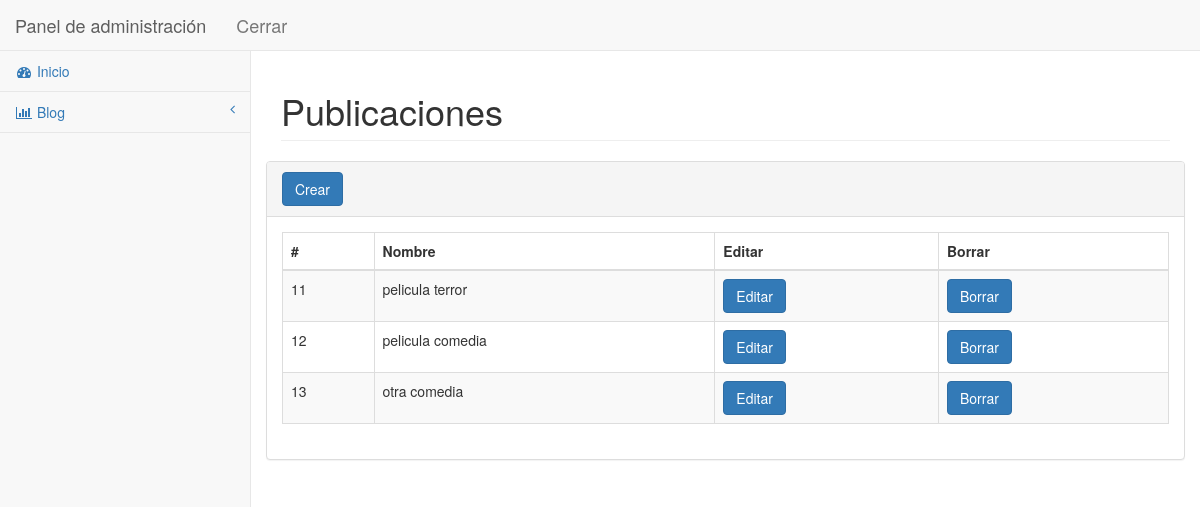
/admin/post.php (signed in), run on an earlier commit of the app's database.
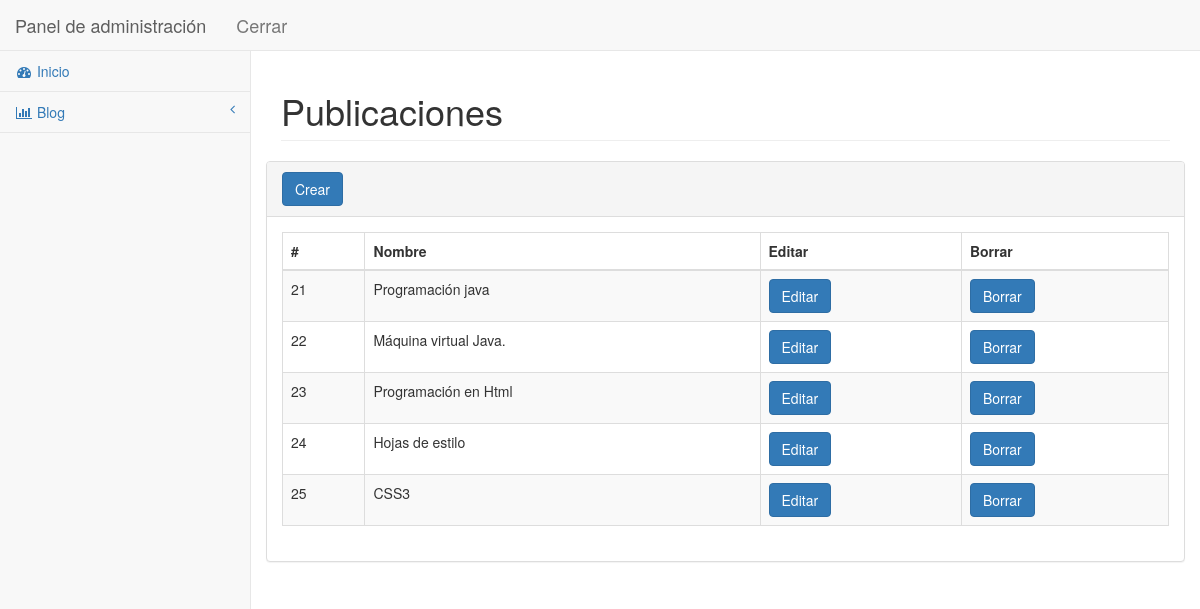
And on a later commit of the database.
### tables this page shows
CREATE TABLE IF NOT EXISTS `post` (
  `id_post` int(11) NOT NULL AUTO_INCREMENT,
  `id_category` int(11) NOT NULL,
  `title_post` varchar(35) NOT NULL,
  `body_post` text NOT NULL,
  `tag_post` varchar(60) DEFAULT NULL,
  `image_post` varchar(255) NOT NULL,
  `date_post` timestamp NOT NULL DEFAULT CURRENT_TIMESTAMP ON UPDATE CURRENT_TIMESTAMP,
  PRIMARY KEY (`id_post`)
);

### admin/include/config.php (called while the page is built, shortened)
<?php
	$base_url = "http://localhost/blog/admin/";
?>

### admin/post.php (the view, shortened to what this page needs)
<?php include "/include/config.php"; ?>
<?php if (!isset($_SESSION['user_name'])){?>
	<?php header("Location:index.php");?>
<?php  } else {?>
<!DOCTYPE html>
<html lang="en">
<head>
    <link href="bower_components/bootstrap/dist/css/bootstrap.min.css" rel="stylesheet">
    <link href="bower_components/metisMenu/dist/metisMenu.min.css" rel="stylesheet">
    <link href="dist/css/timeline.css" rel="stylesheet">
    <link href="dist/css/sb-admin-2.css" rel="stylesheet">
    <link href="bower_components/morrisjs/morris.css" rel="stylesheet">
    <link href="bower_components/fontawesome/css/font-awesome.min.css" rel="stylesheet" type="text/css">
</head>
<body>
    <div id="wrapper">
        <nav class="navbar navbar-default navbar-static-top" role="navigation" style="margin-bottom: 0">
		      <?php include "/include/header.php"; ?>
		      <?php include "/include/aside_left.php"; ?>
        </nav>
        <div id="page-wrapper">
            <div class="row">
                <div class="col-lg-12">
                    <h1 class="page-header">Publicaciones</h1>
                </div>
            </div>
            <div class="row"
                  <div class="col-lg-12">
                	<?php $sql="SELECT * FROM post"?>
                	<div class="panel panel-default">
                		<div class="panel-heading">
                           <a href= "<?php echo $base_url. "new_post.php" ?>" class="btn btn-primary"> Crear</a>
                        </div>
                        <?php if ($result =$mysqli -> query ($sql)){ ?>
                        	 <?php if ($result -> num_rows >0){?>
			                        <div class="panel-body">
			                        	<div class="dataTable_wrapper">
			                        		<table class="table table-striped table-bordered table-hover" id="dataTables-example">
			                        			<thead>
			                                        <tr>
			                                            <th>#</th>
			                                            <th>Nombre</th>
			                                            <th>Editar</th>
			                                            <th>Borrar</th>
			                                        </tr>
			                                    </thead>
			                                     <tbody>
			                                     	<?php while ($row = $result -> fetch_array ()){ ?>
			                                     	<tr class="odd gradeX">
			                                            <td><?php echo $row["id_post"]?></td>
			                                            <td><?php echo $row["title_post"]?></td>
			                                            <td class="center"><a href="<?php echo $base_url."edit_post.php?id_post=".$row["id_post"]?>" class="btn btn-primary">Editar</a></td>
			                                            <td class="center"><a href="<?php echo $base_url."delete_post.php?id_post=".$row["id_post"]?>" class="btn btn-primary">Borrar</a></td>
			                                        </tr>
			                                     	<?php } ?>
			                                     </tbody>
			                        		</table>
			                        	</div>
			                        </div>
			             	<?php }else{ ?>
	                          No hay categorías creadas.
	                        <?php } ?>
                        <?php }else{ ?>
                          Error en la consulta <?php echo $sql.$mysqli -> error(); ?>
                        <?php } ?>
                	</div>
                </div>
            </div>
        </div>
</body>
</html>
<?php } ?>

### admin/include/header.php (shortened to what this page needs)
 <div class="navbar-header">
    <a class="navbar-brand" href="<?php echo $base_url?>index.php">Panel de administración</a>
    <a href="<?php echo $base_url?>logout.php" class="navbar-brand">Cerrar</a>
</div>

### admin/include/aside_left.php (shortened to what this page needs)
 <div class="navbar-default sidebar" role="navigation">
    <div class="sidebar-nav navbar-collapse">
        <ul class="nav" id="side-menu">
            <li>
                <a href="<?php echo $base_url. "index.php" ?>"><i class="fa fa-dashboard fa-fw"></i> Inicio</a>
            </li>
            <li>
                <a href="#"><i class="fa fa-bar-chart-o fa-fw"></i> Blog<span class="fa arrow"></span></a>
            </li>
        </ul>
    </div>
</div>

What changed in the data, as far as the page shows it:
removed post: id_post "11", title_post "pelicula terror"
removed post: id_post "12", title_post "pelicula comedia"
removed post: id_post "13", title_post "otra comedia"
added post: id_post "21", title_post "Programación java"
added post: id_post "22", title_post "Máquina virtual Java."
added post: id_post "23", title_post "Programación en Html"
added post: id_post "24", title_post "Hojas de estilo"
added post: id_post "25", title_post "CSS3"
